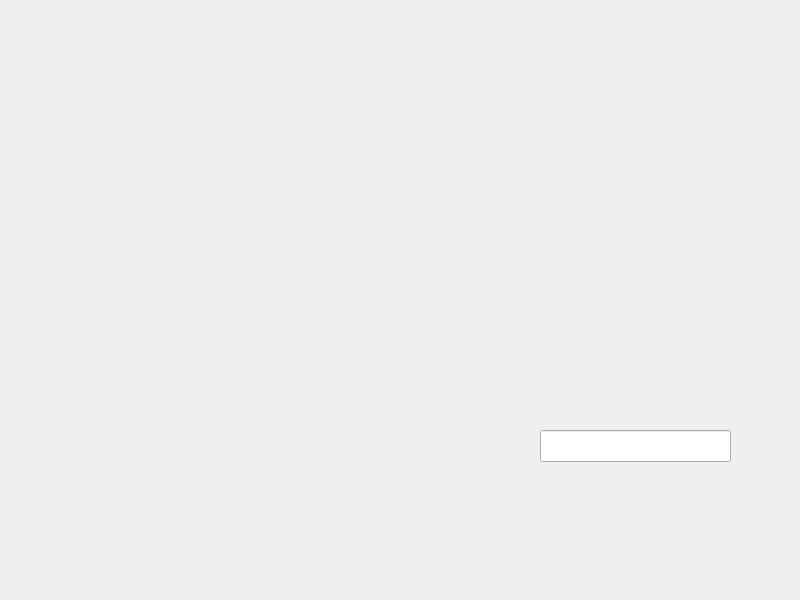
<?xml version="1.0" encoding="UTF-8"?>
<ui version="4.0">
 <class>MainWindow</class>
 <widget class="QMainWindow" name="MainWindow">
  <property name="geometry">
   <rect>
    <x>0</x>
    <y>0</y>
    <width>800</width>
    <height>600</height>
   </rect>
  </property>
  <property name="windowTitle">
   <string>MainWindow</string>
  </property>
  <widget class="QWidget" name="centralwidget">
   <widget class="QLineEdit" name="ipLineEdit">
    <property name="geometry">
     <rect>
      <x>540</x>
      <y>430</y>
      <width>191</width>
      <height>32</height>
     </rect>
    </property>
    <property name="palette">
     <palette>
      <active>
       <colorrole role="Text">
        <brush brushstyle="SolidPattern">
         <color alpha="255">
          <red>214</red>
          <green>214</green>
          <blue>214</blue>
         </color>
        </brush>
       </colorrole>
       <colorrole role="PlaceholderText">
        <brush brushstyle="SolidPattern">
         <color alpha="128">
          <red>214</red>
          <green>214</green>
          <blue>214</blue>
         </color>
        </brush>
       </colorrole>
      </active>
      <inactive>
       <colorrole role="Text">
        <brush brushstyle="SolidPattern">
         <color alpha="255">
          <red>214</red>
          <green>214</green>
          <blue>214</blue>
         </color>
        </brush>
       </colorrole>
       <colorrole role="PlaceholderText">
        <brush brushstyle="SolidPattern">
         <color alpha="128">
          <red>214</red>
          <green>214</green>
          <blue>214</blue>
         </color>
        </brush>
       </colorrole>
      </inactive>
      <disabled>
       <colorrole role="Text">
        <brush brushstyle="SolidPattern">
         <color alpha="255">
          <red>169</red>
          <green>167</green>
          <blue>167</blue>
         </color>
        </brush>
       </colorrole>
       <colorrole role="PlaceholderText">
        <brush brushstyle="SolidPattern">
         <color alpha="128">
          <red>31</red>
          <green>28</green>
          <blue>27</blue>
         </color>
        </brush>
       </colorrole>
      </disabled>
     </palette>
    </property>
    <property name="font">
     <font>
      <pointsize>13</pointsize>
     </font>
    </property>
   </widget>
  </widget>
 </widget>
 <resources/>
 <connections/>
</ui>
